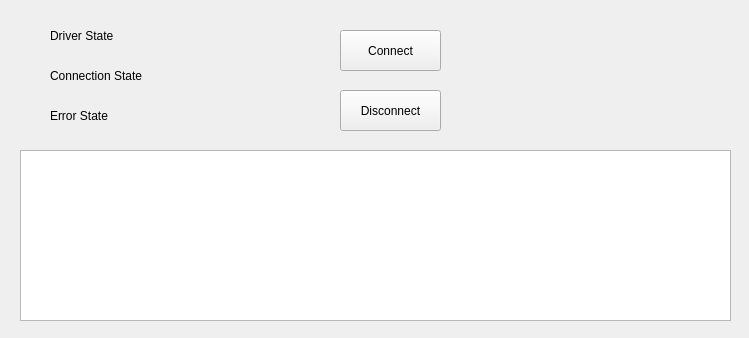
<?xml version="1.0" encoding="UTF-8"?>
<ui version="4.0">
 <class>MainWindow</class>
 <widget class="QMainWindow" name="MainWindow">
  <property name="geometry">
   <rect>
    <x>0</x>
    <y>0</y>
    <width>749</width>
    <height>338</height>
   </rect>
  </property>
  <property name="windowTitle">
   <string>MainWindow</string>
  </property>
  <widget class="QWidget" name="centralWidget">
   <widget class="QLabel" name="label_2">
    <property name="geometry">
     <rect>
      <x>50</x>
      <y>60</y>
      <width>221</width>
      <height>31</height>
     </rect>
    </property>
    <property name="text">
     <string>Connection State</string>
    </property>
   </widget>
   <widget class="QTableView" name="tableView">
    <property name="geometry">
     <rect>
      <x>20</x>
      <y>150</y>
      <width>711</width>
      <height>171</height>
     </rect>
    </property>
   </widget>
   <widget class="QLabel" name="label_3">
    <property name="geometry">
     <rect>
      <x>50</x>
      <y>100</y>
      <width>221</width>
      <height>31</height>
     </rect>
    </property>
    <property name="text">
     <string>Error State</string>
    </property>
   </widget>
   <widget class="QLabel" name="label">
    <property name="geometry">
     <rect>
      <x>50</x>
      <y>20</y>
      <width>221</width>
      <height>31</height>
     </rect>
    </property>
    <property name="text">
     <string>Driver State</string>
    </property>
   </widget>
   <widget class="QPushButton" name="pushButton">
    <property name="geometry">
     <rect>
      <x>340</x>
      <y>30</y>
      <width>101</width>
      <height>41</height>
     </rect>
    </property>
    <property name="text">
     <string>Connect</string>
    </property>
   </widget>
   <widget class="QPushButton" name="pushButton_2">
    <property name="geometry">
     <rect>
      <x>340</x>
      <y>90</y>
      <width>101</width>
      <height>41</height>
     </rect>
    </property>
    <property name="text">
     <string>Disconnect</string>
    </property>
   </widget>
  </widget>
 </widget>
 <layoutdefault spacing="6" margin="11"/>
 <resources/>
 <connections/>
</ui>
